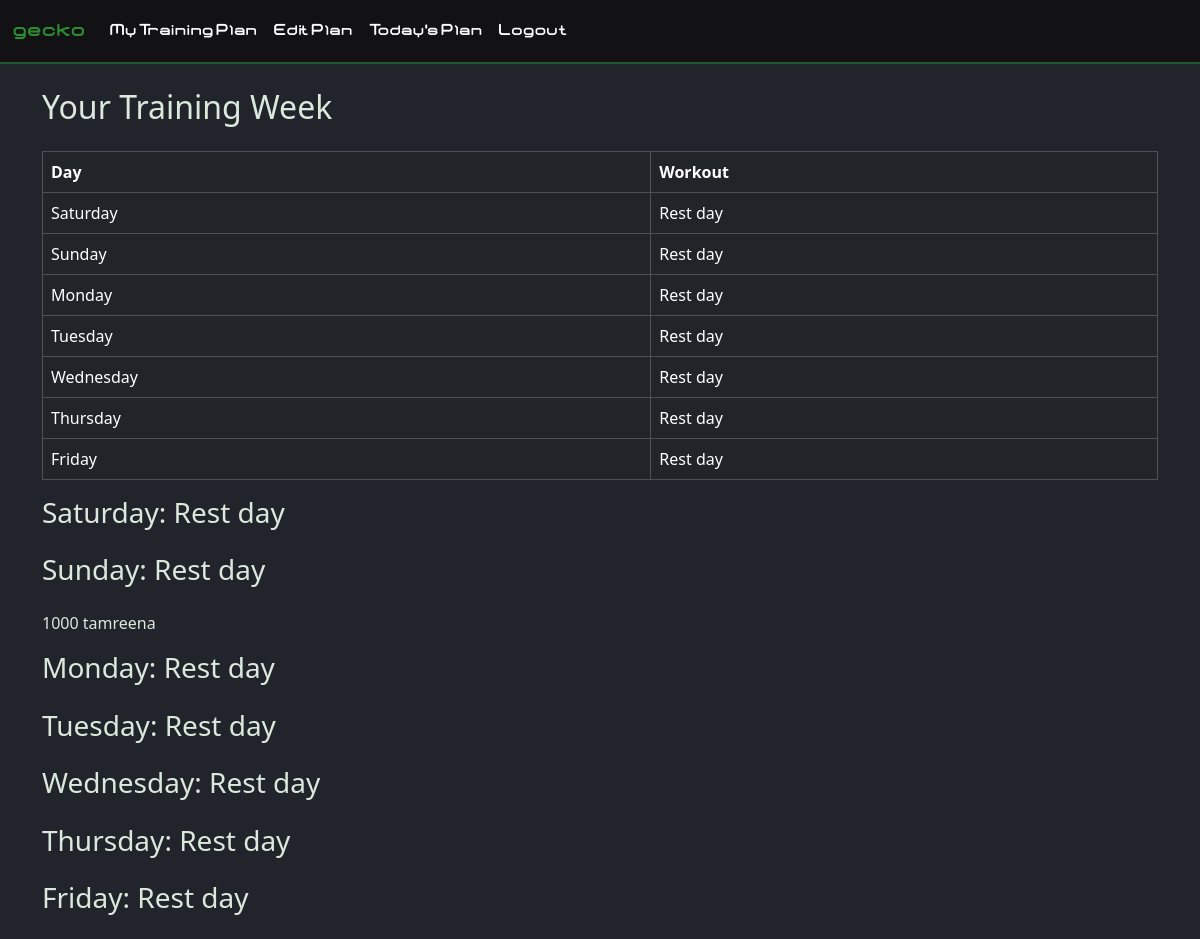
Page /plan/ (signed in) on the committed database.
### main/models.py (models this page shows)
class Day(models.Model):
    class daysofweek(models.TextChoices):
        SATURDAY = "SAT", "Saturday",
        SUNDAY ="SUN", "Sunday",
        MONDAY = "MON", "Monday",
        TUESDAY = "TUE", "Tuesday",
        WEDNESDAY = "WED", "Wednesday",
        THURSDAY = "THU", "Thursday",
        FRIDAY = "FRI", "Friday"
    user = models.ForeignKey(User, on_delete=models.CASCADE)
    day = models.CharField(max_length=3, choices=daysofweek.choices)
    todo = models.CharField(max_length=100, default= "Rest day")
    class Meta:
        unique_together = ("user", "day")
        ordering = ["user","day"]

class Workout(models.Model):
    tday = models.ForeignKey(Day, on_delete=models.CASCADE, related_name="workouts")
    name = models.CharField(max_length = 200)
    sets = models.IntegerField(blank=True, null=True)
    reps = models.IntegerField(blank=True, null=True)
    done = models.BooleanField(default = False)

### main/views.py (the view)
# urls.py: path("plan/",views.plan,name="plan"),
def plan(response):
    if response.user.is_authenticated:
        d = Day.objects.filter(user=response.user)
        do = [choice[0] for choice in Day.daysofweek.choices]
        d = sorted(d, key=lambda d: do.index(d.day))
        return render(response, "plan.html",{"days":d})
    else:
        return render(response,"plan.html")

### main/templates/plan.html (shortened to what this page needs)
{% extends "base.html" %}
{% block content %}
{% if user.is_authenticated %}
    <h2 class="mb-4">Your Training Week</h2>
        <table class="table table-dark table-bordered">
            <thead>
                <tr>
                    <th>Day</th>
                    <th>Workout</th>
                </tr>
            </thead>
            <tbody>
                {% for d in days %}
                    <tr>
                        <td>{{ d.get_day_display}}</td>
                        <td>{{ d.todo }}</td>
                    </tr>
                {% endfor %}
            </tbody>
        </table>
        {% for d in days %}
            <h3 class="mb-4">{{d.get_day_display}}: {{d.todo}}</h3>
            <p>
                {% for workout in d.workouts.all %}
                        {{ workout.name }} <br>
                {% endfor %}
            </p>
        {% endfor %}
{% else %}
    <h3 class="mb-3"> Please login or register to create and view your training plan.</h3>
{% endif %}
{% endblock %}

### main/templates/base.html (shortened to what this page needs)
<!DOCTYPE html>
<html lang="en">
    <head>
        <link href="https://cdn.jsdelivr.net/npm/bootstrap@5.3.8/dist/css/bootstrap.min.css" rel="stylesheet"
>
       {% load static %}
    </head>
    <body>
        <nav class="navbar navbar-expand-lg navbar-custom">
            <div class="container-fluid">
                 <h2>   <a class="navbar-brand" href="/">gecko</a> </h2>
                <div class="collapse navbar-collapse" id="navbarNav">
                    <ul class="navbar-nav">
                        <li class="nav-item">
                            <a class="nav-link" href="{% url 'plan' %}">My Training Plan</a>
                        </li>
                        <li class="nav-item">
                            <a class="nav-link" href="{% url 'edit' %}">Edit Plan</a>
                        </li>
                        <li class="nav-item">
                            <a class="nav-link" href="{% url 'today' %}">Today's Plan</a>
                        </li>
                        {% if user.is_authenticated %}
                            <li class="nav-item">
                                <form method="post" action="{% url 'logout' %}" class="d-inline">
                                    <button type="submit" class="nav-link btn btn-link">Logout</button>
                                </form>
                            </li>
                        {% else %}
                            <li class="nav-item">
                                <a class="nav-link" href="{% url 'login' %}">Login</a>
                            </li>
                        {% endif %}
                    </ul>
                </div>
            </div>
        </nav>
            <hr class="navbar-divider mt-0 mb-4">
        <div class="container mt-4">
            {% block content %}
            {% endblock %}
        </div>
    </body>
</html>

### rows in the picture
Day: day "Saturday", todo "Rest day"
Day: day "Sunday", todo "Rest day"
Day: day "Monday", todo "Rest day"
Day: day "Tuesday", todo "Rest day"
Day: day "Wednesday", todo "Rest day"
Day: day "Thursday", todo "Rest day"
Day: day "Friday", todo "Rest day"
Workout: name "1000 tamreena"
